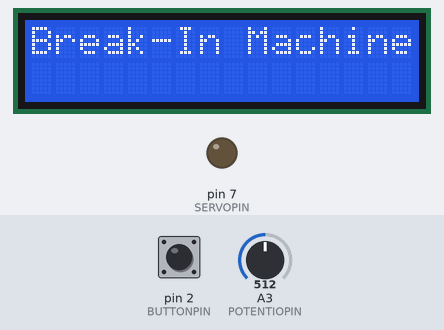
A sketch run on a simulated Arduino Uno, built with avr-gcc and run on an emulated ATmega328P. Shown: 16×2 character LCD, output pins drawn as LEDs (lit = HIGH). The inputs (shaded band) are chosen by the test bench; at power-on: pin 2 (BUTTONPIN) LOW, A3 (POTENTIOPIN) = 512. What the sketch prints to the serial monitor is not drawn.

Above: at 1.2 s.
1.3 s: pin 2 (BUTTONPIN) pulled HIGH for 0.15 s
At 3.1 s:
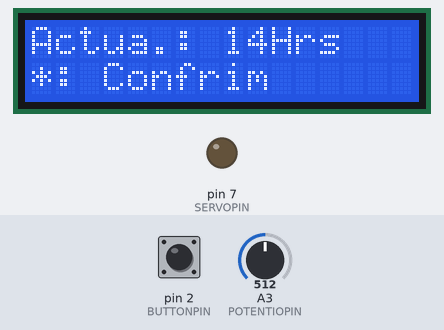
3.4 s: pin 2 (BUTTONPIN) pulled HIGH for 1 s
At 5.9 s:
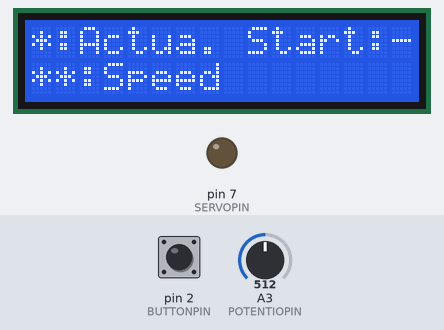
6.4 s: pin 2 (BUTTONPIN) pulled HIGH for 3.2 s
At 7.4 s:
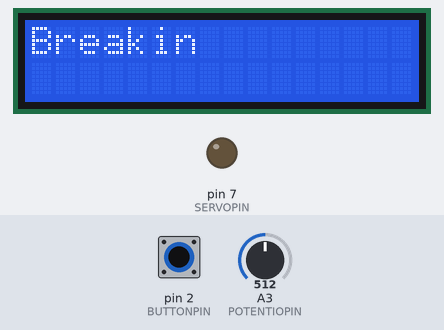
Timing chart, 0 to 9.4 s (numbered marks = the images above; inputs shaded):
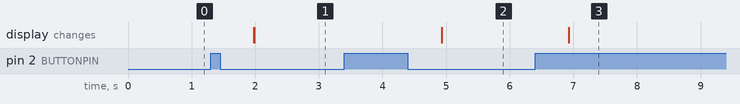

Measured:
- after the input at 1.3 s, the display: first changes after 0.68 s (image 1 shows a later state)
- after the input at 3.4 s, the display: changes after 1.5 s (image 2)
- after the input at 6.4 s, the display: changes after 0.53 s (image 3)

The sketch:

earlyTest.ino
```cpp
#include "functions.h"
#include "globals.h"

   //Init Global Variables;
  int servoInAction = LOW;
  int potentioVolt = 0;
  int currentMode = WELCOME;
  int speedIndicatorLevel;
  int actuationTimeHrs;
  float speedVoltage;
  LiquidCrystal_I2C lcdDisplay( 0x27, 16, 2);


void setup() {
  initLCD();
  //lcdDisplay.print("Hello World!"); //Prints at col 1, row 1
  pinMode(SERVOPIN, OUTPUT); //PWM Output
  pinMode(BUTTONPIN, INPUT);
  pinMode(POTENTIOPIN, INPUT);
  Serial.begin(9600);

}

void loop() {
  displayLCD(currentMode);
  inputHandling(currentMode);
  movementControl(currentMode);
}


void displayLCD(int currentMode){
  if (BREAKIN != currentMode) configLCD();
  else breakInLCD();
}

void inputHandling(int currentMode){
  if (BREAKIN != currentMode) configInputs();
  else breakInInputs();
}

void movementControl(int currentMode){
  if(BREAKIN != currentMode) configMovements();
  else breakInMovements();
}
```

breakIn.cpp
```cpp
#include "breakIn.h"
#include "globals.h"

void breakInLCD(void){
  lcdDisplay.clear();
  lcdDisplay.home();
  lcdDisplay.print("Breakin");
}

void breakInInputs(void){

}

void breakInMovements(void){

}
```

breakIn.h
```cpp
#pragma once

void breakInLCD(void);
void breakInInputs(void);
void breakInMovements(void);
```

functions.cpp
```cpp
#include "functions.h"
```

functions.h
```cpp
#pragma once

#include "utilities.h"
#include "breakIn.h"
#include "config.h"
#include "globals.h"

//universal functions
void displayLCD(int);
void inputHandling(int);
void movementControl(int);
```

globals.h
```cpp
#pragma once

#define SERVOPIN 7
#define BUTTONPIN 2
#define HUNDRED_MS 100
#define POTENTIOPIN 3

#include <Arduino.h>
#include <Wire.h>
#include <LiquidCrystal_I2C.h>


enum modes {WELCOME, CONFIG, ACTUATION, SPEED, BREAKIN};

extern int servoInAction;
extern int potentioVolt;
extern int currentMode;

extern int actuationTimeHrs;
extern float speedVoltage;


extern LiquidCrystal_I2C lcdDisplay;
```

utilities.cpp
```cpp
#include "functions.h"
#include "globals.h"

int buttonPress(void){ //Return HIGH if a new Button state is registered as HIGH, return LOW else
  static int oldState = LOW;
  static int returnCounter = LOW;
  int currentState = digitalRead(BUTTONPIN);
  if(currentState != oldState) {
    oldState = currentState;
    returnCounter++;
  }
  if(2 == returnCounter){
    returnCounter = LOW;
    return HIGH;
    }
  else return LOW;
}

void initLCD(void){
    lcdDisplay.init();
    lcdDisplay.clear();
    lcdDisplay.backlight();
}

int readButtonClicks(int maxNumClicks, int msTime){
  static unsigned long timeSpan = millis();
  static int numButtonClicks = 0;
  static int buttonSave = 0;
  if(buttonPress() && numButtonClicks < maxNumClicks) {
    numButtonClicks++;
    timeSpan = millis(); //Ensures that the time gap between double click is always 500ms
  }
  if (millis() - timeSpan >= msTime){
    timeSpan = millis();
    buttonSave = numButtonClicks;
    numButtonClicks = 0;
    return buttonSave;
  }
}

int readButtonHold(int msTime){
  static unsigned long timeSpan = LOW;
  static int counter = LOW;
  int currentState = digitalRead(BUTTONPIN);
  if(currentState && LOW == counter){
    timeSpan = millis();
    counter = HIGH;
  }
  else if(!(currentState) && HIGH == counter) counter = LOW;

  if(millis() - timeSpan >= msTime && HIGH == counter) return HIGH;
  else return LOW;

}

int readPotentioVolt(void){
  return analogRead(POTENTIOPIN) >> 4;
}
```

utilities.h
```cpp
#pragma once

//utility functions
int buttonPress(void);
int readButtonClicks(int, int);
int readButtonHold(int);
int readPotentioVolt(void);
void initLCD(void);
```

config.cpp
```cpp
#include "config.h"
#include "globals.h"
#include "utilities.h"

int actuationPrintBool = LOW;
int configPrintBool = LOW;
int speedPrintBool = LOW;

void configLCD(void){
  if(WELCOME == currentMode) printWelcome();
  else if(CONFIG == currentMode) printConfig();
  else if(ACTUATION == currentMode) printActuation();
  else if(SPEED == currentMode) printSpeed();

}


void configInputs(void){
  if(CONFIG == currentMode || WELCOME == currentMode) inputConfig();
  else if(ACTUATION == currentMode) inputActuation();
  else if(SPEED == currentMode) inputSpeed();
}

void configMovements(void){
  digitalWrite(SERVOPIN, LOW);
}

//LCD Functions
void printWelcome(void){
  static int timeStamp = millis();
  static int printStatus = LOW;
  if(HIGH != printStatus) {
    lcdDisplay.print("Break-In Machine");
    printStatus = HIGH;
  }
  if(millis() - timeStamp >= HUNDRED_MS * 50){
    currentMode = CONFIG;
  }
}

void printConfig(void){
  if(HIGH != configPrintBool){
    lcdDisplay.clear();
    lcdDisplay.home();
    lcdDisplay.print("*:Actua. Start:-");
    lcdDisplay.setCursor(0, 1);
    lcdDisplay.print("**:Speed");
    configPrintBool = HIGH;
  }
  Serial.print("Hours: ");
  Serial.println(actuationTimeHrs);
  Serial.print("Voltage: ");
  Serial.println(speedVoltage);
}

void printActuation(void){
  static int oldActuationTime = LOW;

  if(LOW == actuationPrintBool){
    lcdDisplay.clear();
    lcdDisplay.home();
    lcdDisplay.print("Actua.: ");
    lcdDisplay.setCursor(10, 0);
    lcdDisplay.print("Hrs");
    lcdDisplay.setCursor(0, 1);
    lcdDisplay.print("*: Confrim");
    actuationPrintBool = HIGH;
  }
  if(oldActuationTime != actuationTimeHrs){
    oldActuationTime = actuationTimeHrs;
    lcdDisplay.setCursor(8, 0);
    lcdDisplay.print(oldActuationTime);
    if(oldActuationTime < 10){ //Erase decimals of 2 digit numbers when print 1 digit numbers
      lcdDisplay.setCursor(9,0);
      lcdDisplay.print(" ");
    }
  }
}

void printSpeed(void){
  static float oldSpeedVolt = LOW;

  if(LOW == speedPrintBool){
    lcdDisplay.clear();
    lcdDisplay.home();
    lcdDisplay.print("Speed: ");
    lcdDisplay.setCursor(10, 0);
    lcdDisplay.setCursor(0, 1);
    lcdDisplay.print("*: Confrim");
    speedPrintBool = HIGH;
  }

  if(oldSpeedVolt != speedVoltage){
    oldSpeedVolt = speedVoltage;
    lcdDisplay.setCursor(7, 0);
    lcdDisplay.print(oldSpeedVolt, 1);
    lcdDisplay.print("V ");
  }
}


//Input Functions
void inputConfig(void){
  /*
    1. Single Press brings to Actuation menu
    2. Double Press brings to Speed menu
    3. Hold starts break-in machine
  */
  static int numButtonPress = LOW;
  static int maxClick = 2;
  numButtonPress = readButtonClicks(maxClick, HUNDRED_MS * 5);
  delay(1); //Adding a 1ms delay seems to prevent the program from jumping immediately into a new mode, even when no input has been registered
  if(1 == numButtonPress) currentMode = ACTUATION;
  else if (2 == numButtonPress) currentMode = SPEED;

  if (readButtonHold(HUNDRED_MS * 5)) currentMode = BREAKIN;

  if(currentMode != CONFIG) configPrintBool = LOW;
}

void inputActuation(void){
  //Read Potentiometer, adjust actuation time for switch. Button returns to config
  int potentioVolt = readPotentioVolt();
  static int maxClick = 1;
  actuationTimeHrs = 5 + ((potentioVolt + 1) * 0.3); //Range is from 5hrs to 24hrs.

  if(1 == readButtonClicks(maxClick, HUNDRED_MS * 5)){
    actuationPrintBool = LOW;
    currentMode = CONFIG;
  }

}

void inputSpeed(void){
  int potentioVolt = readPotentioVolt() >> 2;
  static int maxClick = 1;
  speedVoltage = 5 + 0.5 * potentioVolt;
  speedVoltage = (speedVoltage >= 12) ? 12 : speedVoltage;

  if(1 == readButtonClicks(maxClick, HUNDRED_MS * 5)){
    speedPrintBool = LOW;
    currentMode = CONFIG;
  }
}
```

config.h
```cpp
#pragma once

void configLCD(void);
void configInputs(void);
void configMovements(void);

void printWelcome(void);
void printConfig(void);
void printActuation(void);
void printSpeed(void);
void printBreakin(void);

void inputConfig(void);
void inputActuation(void);
void inputSpeed(void);
```
